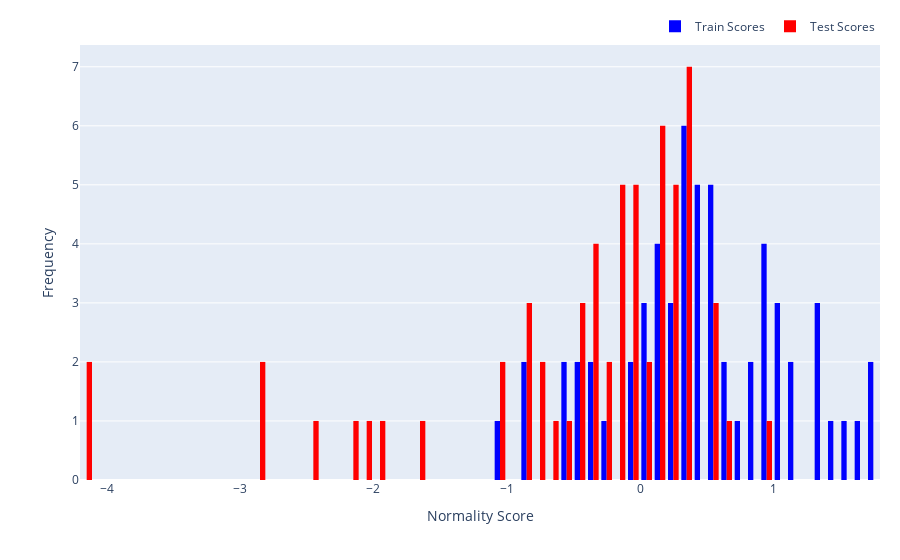
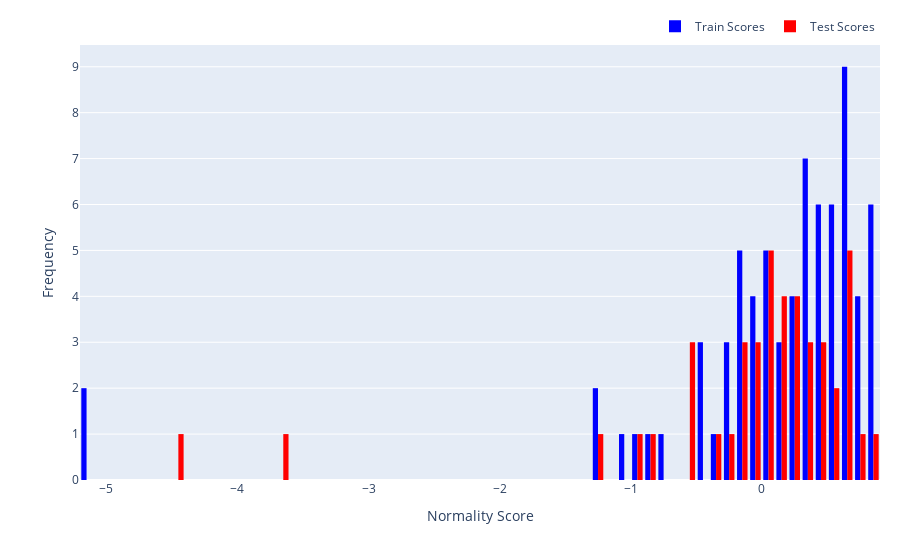

Write notebook code for charts like these, in order.
### Code cell
def plot_dists(Model1, Model2, type):
    df_unscaled_train = pd.read_csv(f'Unscaled/df_train_{type}.csv')
    train_length = len(df_unscaled_train)

    normality_scores1 = Model1.normality_scores
    normality_scores2 = Model2.normality_scores

    train_scores1 = normality_scores1[:train_length]
    train_scores2 = normality_scores2[:train_length]
    test_scores1 = normality_scores1[train_length:]
    test_scores2 = normality_scores2[train_length:]

    train_scores = np.concatenate((train_scores1, train_scores2))
    test_scores = np.concatenate((test_scores1, test_scores2))
    all_scores = np.concatenate((train_scores, test_scores))

    # Standardise scores
    train_scores = (train_scores - np.mean(all_scores))/np.std(all_scores)
    test_scores = (test_scores - np.mean(all_scores))/np.std(all_scores)

    # mean and std
    mean = np.mean(train_scores)
    std = np.std(train_scores)

    # Any values below -4 std are set to -4 std
    # train_scores[train_scores < mean - 4*std] = mean - 4*std
    # test_scores[test_scores < mean - 4*std] = mean - 4*std

    fig = go.Figure()
    fig.add_trace(go.Histogram(x=train_scores, nbinsx=65, marker=dict(color='blue'), showlegend=True,
                                name='Train Scores'))
    fig.add_trace(go.Histogram(x=test_scores, nbinsx=65, marker=dict(color='red'), showlegend=True,
                                name='Test Scores'))
    fig.update_layout(xaxis_title='Normality Score', yaxis_title='Frequency', legend=dict(
            orientation="h",
            yanchor="bottom",
            y=1.01,
            xanchor="right",
            x=1
        ))
    fig.update_layout(margin=dict(t=20, r=20))
    fig.show()

    fig.write_image(f'Results/model_dists_{type}.png', width=1200, height=400, scale=4)

plot_dists(Model_freq_1, Model_freq_2, type='frequency')
plot_dists(Model_sleep_1, Model_sleep_2, type='sleep')

### Figure 1 — Plotly figure (JSON) as saved in the notebook; plotly's stock layout.template omitted (floating-point values rounded to 4 significant figures)
{"data": [{"marker": {"color": "blue"}, "name": "Train Scores", "nbinsx": 65, "showlegend": true, "type": "histogram", "x": [1.135, 0.5884, 0.06702, 0.4106, -0.4792, 0.8678, 1.767, 0.5578, 0.7363, 1.725, 0.1124, 0.2247, 1.454, 1.062, 0.3288, 1.034, 1.1, -0.05774, 0.4244, -0.309, 0.2733, 0.43, 0.6476, -0.5237, 0.5096, 0.1247, -0.2811, 0.9084, 0.9077, -1.038, 0.03703, 1.516, 0.2538, -0.4129, 0.9091, 0.9058, 0.5064, 0.04657, 0.3203, 0.3956, 0.1941, 0.3791, 1.315, 1.187, 0.1272, 1.34, 1.656, -0.05695, 0.5465, -0.568, 0.6982, 0.3092, 0.8849, -0.8729, -0.3918, 0.4626, 0.3083, 0.487, 1.386, -0.8949]}, {"marker": {"color": "red"}, "name": "Test Scores", "nbinsx": 65, "showlegend": true, "type": "histogram", "x": [-0.1449, 0.9618, 0.2804, -0.251, -0.4283, 0.1422, 0.554, -0.8577, 0.03005, -2.458, 0.506, 0.2985, 0.2937, 0.2765, 0.5186, -0.3195, -1.941, -2.038, -4.139, -1.057, -2.829, -0.2832, -1.016, -0.4102, -0.1782, 0.1029, 0.1057, 0.05203, -0.01894, -0.1352, -0.3234, -0.3605, 0.6535, 0.3814, -0.0926, -0.7351, -0.007479, 0.1643, -0.8402, -0.7627, -0.8945, 0.2003, -0.4514, 0.3953, 0.1136, -0.3848, -0.05046, -2.188, -1.665, -4.183, -0.5251, -2.87, -0.01608, -0.6254, 0.1954, 0.3318, 0.3809, 0.3713, 0.3719, 0.3472, -0.1174, -0.1103]}], "layout": {"legend": {"orientation": "h", "x": 1, "xanchor": "right", "y": 1.01, "yanchor": "bottom"}, "margin": {"r": 20, "t": 20}, "xaxis": {"title": {"text": "Normality Score"}}, "yaxis": {"title": {"text": "Frequency"}}}}

### Figure 2 — Plotly figure (JSON) as saved in the notebook; plotly's stock layout.template omitted (floating-point values rounded to 4 significant figures)
{"data": [{"marker": {"color": "blue"}, "name": "Train Scores", "nbinsx": 65, "showlegend": true, "type": "histogram", "x": [0.6615, 0.7374, -0.9486, 0.2459, -0.1436, -0.4475, -0.03375, 0.3017, -5.118, 0.8071, 0.6539, 0.6601, 0.2646, -0.3185, -0.1936, -0.293, 0.3125, 0.5909, 0.5099, -1.079, -0.1519, 0.6707, 0.1782, 0.3258, -0.496, -0.4794, 0.3117, -1.281, 0.4181, 0.1138, 0.4915, 0.6226, 0.475, 0.5179, 0.5437, 0.824, 0.8576, 0.7858, 0.6585, -0.724, 0.817, -1.237, 0.07374, -0.1668, -0.03298, -5.166, 0.8207, 0.4135, 0.4361, -0.8189, 0.05205, 0.3394, 0.3801, -0.1273, 0.6143, 0.2894, 0.08253, -0.2787, 0.4622, 0.5569, -0.2471, 0.162, 0.2075, -0.06709, -0.04358, 0.3303, 0.6678, 0.5652, 0.7013, 0.04295, 0.03578, 0.683, 0.7257, 0.8442]}, {"marker": {"color": "red"}, "name": "Test Scores", "nbinsx": 65, "showlegend": true, "type": "histogram", "x": [0.6778, 0.4361, -0.599, -1.274, -0.1902, 0.52, 0.699, 0.5066, -0.5553, 0.1409, -0.02118, 0.2849, 0.07623, 0.6413, 0.6068, 0.1509, 0.3273, 0.1376, -0.3813, 0.2817, -3.677, 0.09822, 0.7816, -0.01553, 0.04696, -0.1587, -0.07289, 0.2242, 0.4045, 0.3549, 0.3856, 0.207, -0.9206, -0.5129, -0.1127, 0.6322, 0.8201, 0.08417, 0.003135, -0.8508, 0.1876, -0.2775, -4.481, 0.4326]}], "layout": {"legend": {"orientation": "h", "x": 1, "xanchor": "right", "y": 1.01, "yanchor": "bottom"}, "margin": {"r": 20, "t": 20}, "xaxis": {"title": {"text": "Normality Score"}}, "yaxis": {"title": {"text": "Frequency"}}}}
